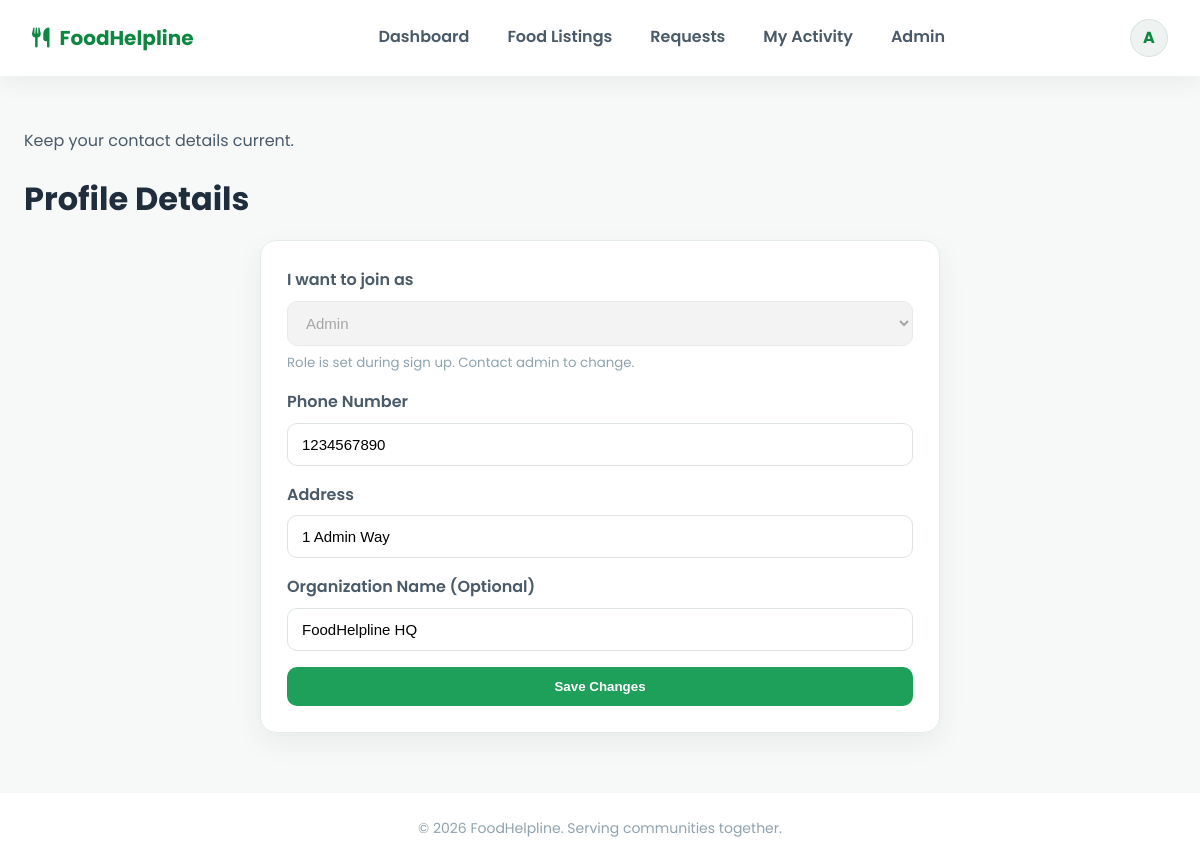
Before: /profile.php (signed in) with the older database file.
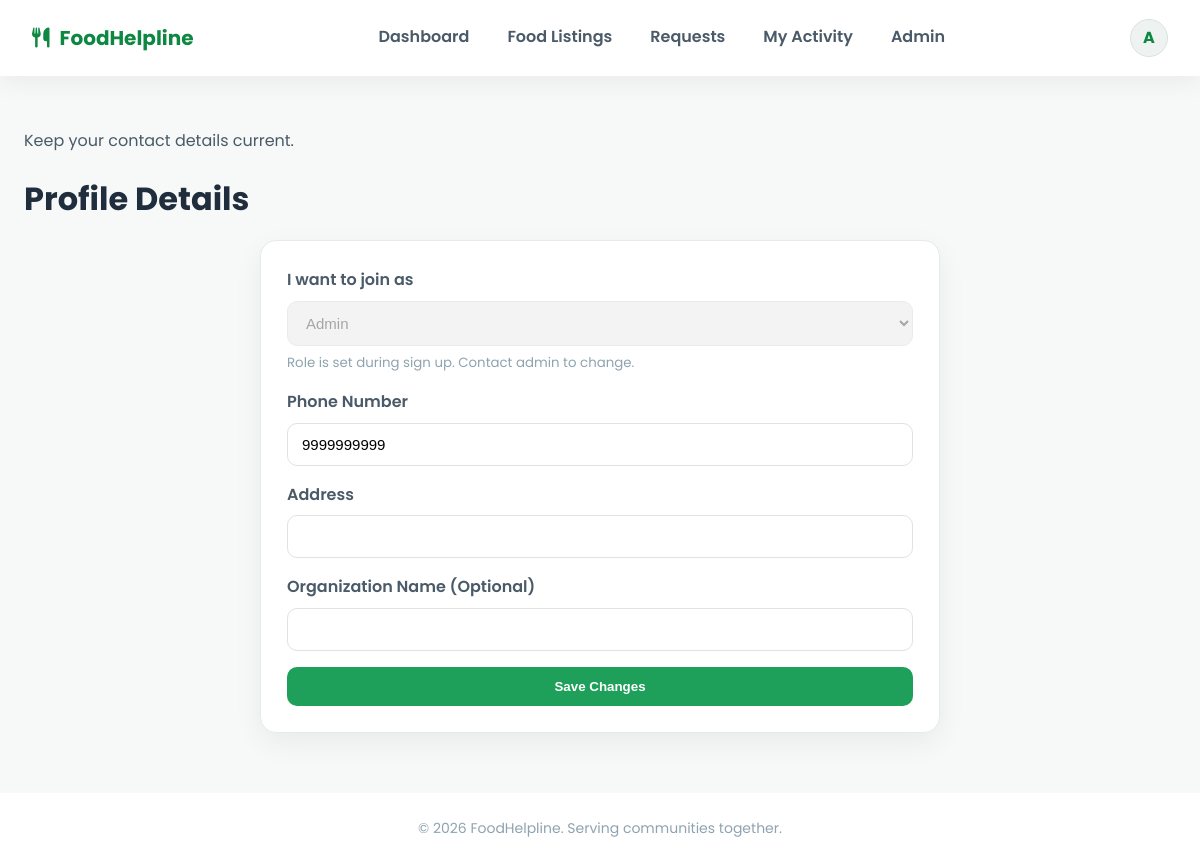
After: the same page with the newer database file.
### tables this page shows
CREATE TABLE IF NOT EXISTS `users` (
  `id` int NOT NULL AUTO_INCREMENT,
  `name` varchar(100) DEFAULT NULL,
  `email` varchar(100) DEFAULT NULL,
  `phone` varchar(15) DEFAULT NULL,
  `address` varchar(255) DEFAULT NULL,
  `organization` varchar(255) DEFAULT NULL,
  `password` varchar(255) DEFAULT NULL,
  `role` enum('admin','donor','receiver','volunteer') DEFAULT NULL,
  `profile_completed` tinyint(1) NOT NULL DEFAULT '0',
  `status` tinyint DEFAULT '1',
  `created_at` timestamp NULL DEFAULT CURRENT_TIMESTAMP,
  PRIMARY KEY (`id`),
  UNIQUE KEY `email` (`email`)
);

### includes/helpers.php (called while the page is built, shortened)
<?php
function safe($value) {
    return htmlspecialchars($value ?? '', ENT_QUOTES, 'UTF-8');
}

### profile.php (the view, shortened to what this page needs)
<?php
$active = "";
include("includes/header.php");
include("includes/helpers.php");
?>
<section class="page">
    <div class="section-head" style="margin-bottom:10px;">
        <div>
            <p class="lead">Keep your contact details current.</p>
            <h1>Profile Details</h1>
        </div>
    </div>
    <div class="form-card">
        <form method="POST">
            <div class="form-group">
                <label>I want to join as</label>
                <select disabled>
                    <option><?php echo ucfirst($currentUser['role']); ?></option>
                </select>
                <small style="display:block;color:var(--gray-500);margin-top:6px;">Role is set during sign up. Contact admin to change.</small>
            </div>
            <div class="form-group">
                <label>Phone Number</label>
                <input type="text" name="phone" required value="<?php echo safe($currentUser['phone']); ?>" inputmode="numeric">
            </div>
            <div class="form-group">
                <label>Address</label>
                <input type="text" name="address" required value="<?php echo safe($currentUser['address']); ?>">
            </div>
            <div class="form-group">
                <label>Organization Name (Optional)</label>
                <input type="text" name="organization" value="<?php echo safe($currentUser['organization']); ?>">
            </div>
            <button type="submit" name="save_profile" class="btn primary full">Save Changes</button>
        </form>
    </div>
</section>
<?php include("includes/footer.php"); ?>

### includes/header.php (shortened to what this page needs)
<?php
include_once __DIR__ . '/db.php';
$active = $active ?? '';
$userStmt = $conn->prepare("SELECT * FROM users WHERE id = ? LIMIT 1");
$userStmt->execute([$_SESSION['user_id']]);
$currentUser = $userStmt->fetch(PDO::FETCH_ASSOC);
$firstInitial = strtoupper(substr($currentUser['name'], 0, 1));
?>
<!DOCTYPE html>
<html lang="en">
<head>
    <link rel="stylesheet" href="https://cdnjs.cloudflare.com/ajax/libs/font-awesome/6.4.2/css/all.min.css">
    <link rel="stylesheet" href="<?php echo BASE_URL; ?>assets/css/style.css">
</head>
<body class="app-body">
<header class="app-nav">
    <div class="brand">
        <a href="<?php echo BASE_URL; ?>dashboard.php">
            <i class="fas fa-utensils"></i>
            <span>FoodHelpline</span>
        </a>
    </div>
    <nav class="nav-links">
        <a class="<?php echo $active === 'dashboard' ? 'active' : ''; ?>" href="<?php echo BASE_URL; ?>dashboard.php">Dashboard</a>
        <a class="<?php echo $active === 'listings' ? 'active' : ''; ?>" href="<?php echo BASE_URL; ?>food_listings.php">Food Listings</a>
        <a class="<?php echo $active === 'requests' ? 'active' : ''; ?>" href="<?php echo BASE_URL; ?>requests.php">Requests</a>
        <a class="<?php echo $active === 'activity' ? 'active' : ''; ?>" href="<?php echo BASE_URL; ?>activity.php">My Activity</a>
        <?php if ($currentUser['role'] === 'admin'): ?>
            <a class="<?php echo $active === 'admin' ? 'active' : ''; ?>" href="<?php echo BASE_URL; ?>admin/dashboard.php">Admin</a>
        <?php endif; ?>
    </nav>
    <div class="nav-cta">
        <div class="avatar" data-dropdown="user-menu">
            <?php echo htmlspecialchars($firstInitial); ?>
        </div>
    </div>
</header>
<main>

Changed rows visible on the page:
changed users "Admin": phone "1234567890" → "9999999999"; address "1 Admin Way" → (not shown); organization "FoodHelpline HQ" → (not shown)
